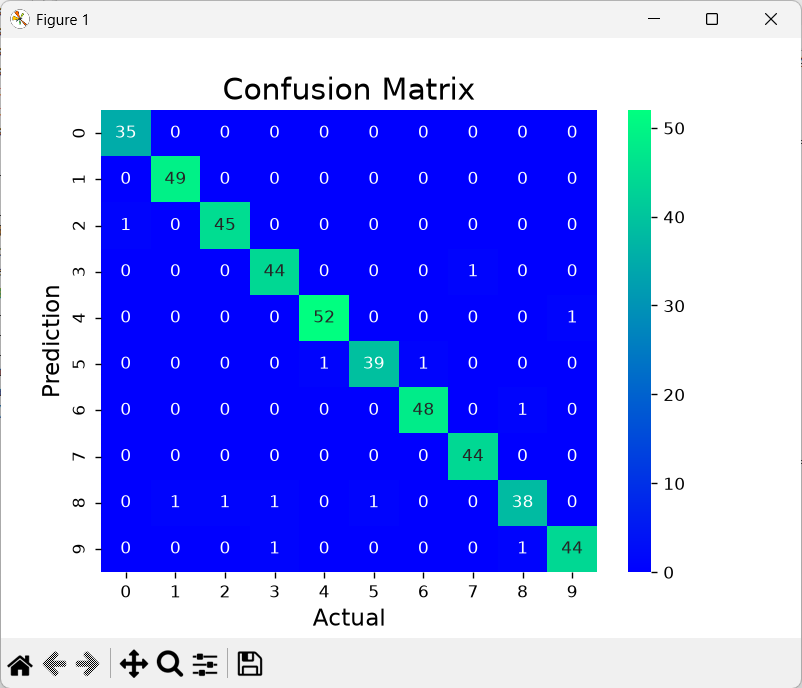

Source code (Python):
from sklearn.datasets import load_digits
from sklearn.model_selection import train_test_split
from sklearn.ensemble import RandomForestClassifier
from sklearn.metrics import confusion_matrix
import seaborn as sns
import matplotlib.pyplot as plt
from sklearn.metrics import accuracy_score, precision_score, recall_score,f1_score
X, y= load_digits(return_X_y=True)
X_train, X_test, y_train, y_test = train_test_split(X, y,test_size=0.25)
clf = RandomForestClassifier(random_state=23)
clf.fit(X_train, y_train)
y_pred = clf.predict(X_test)
cm = confusion_matrix(y_test,y_pred)
sns.heatmap(cm,annot=True,
fmt='g',cmap="winter")
plt.ylabel('Prediction',fontsize=13)
plt.xlabel('Actual',fontsize=13)
plt.title('Confusion Matrix',fontsize=17)
plt.show()
accuracy = accuracy_score(y_test, y_pred)
print("Accuracy :", accuracy)
